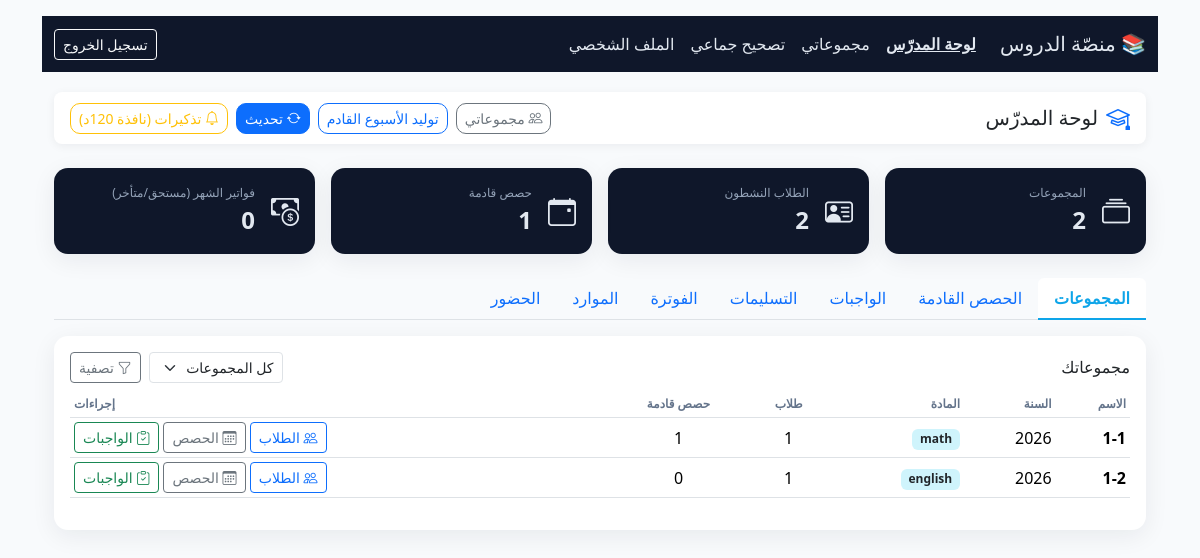
The page /dashboard/ (signed in) on the database its author committed.
### core/models.py (models this page shows, shortened)
class Group(models.Model):
    class Grade(models.TextChoices):
        G1 = "G1", _("الصف 1 الابتدائي")
        G2 = "G2", _("الصف 2 الابتدائي")
        G3 = "G3", _("الصف 3 الابتدائي  ")
        G4 = "G4", _("الصف 4 الابتدائي")
        G5 = "G5", _("الصف 5 الابتدائي")
        G6 = "G6",_("الصف 1 الاعدادي")
        G7 = "G7", _("الصف 2 الاعدادي")
        G8 = "G8", _("الصف 3 الاعدادي")
        G9 = "G9", _("الصف 1 الثانوي")
        G10 = "G10",_("الصف 2 الثانوي")
        G11 = "G11", _("الصف 3 الثانوي")
        OTHER = "OTHER", _("أخرى")
    academic_year = models.ForeignKey(
        AcademicYear,
        on_delete=models.CASCADE,
        related_name="groups",
        verbose_name=_("السنة الدراسية"),
    )
    name = models.CharField(_("اسم المجموعة"), max_length=100)
    grade = models.CharField(_("الصف الدراسي"), max_length=10, choices=Grade.choices)
    capacity = models.PositiveIntegerField(_("السعة"), default=30)
    teacher = models.ForeignKey(
        TeacherProfile,
        on_delete=models.PROTECT,
        related_name="teachergroups",
        verbose_name=_("المدرّس"),
    )
    subject = models.ForeignKey(
        Subject,
        on_delete=models.PROTECT,
        null=False,
        blank=False,
        related_name="groupssubject",
        verbose_name=_("المادة (افتراضي)"),
    )
    note = models.TextField(_("ملاحظات"), blank=True)
    class Meta:
        verbose_name = _("مجموعة")
        verbose_name_plural = _("مجموعات")
        unique_together = ("academic_year", "name")

class AcademicYear(models.Model):
    name = models.CharField(_("اسم السنة"), max_length=50)  # مثال: 2025/2026
    start_date = models.DateField(_("تاريخ البداية"))
    end_date = models.DateField(_("تاريخ النهاية"))
    is_active = models.BooleanField(_("مفعّلة؟"), default=True)
    class Meta:
        verbose_name = _("سنة دراسية")
        verbose_name_plural = _("سنوات دراسية")
        unique_together = ("name", "start_date", "end_date")

class Subject(models.Model):
    name = models.CharField(_("اسم المادة"), max_length=100, unique=True)
    is_active = models.BooleanField(_("مفعّلة"), default=True)
    color = models.CharField(
        _("لون اختياري (hex)"), max_length=7, blank=True
    )  # مثل #0ea5e9
    class Meta:
        verbose_name = _("مادة")
        verbose_name_plural = _("مواد")
        ordering = ["name"]

### core/views.py (the view)
    @login_required
    def _wrapped(request, *args, **kwargs):
        teacher = _get_teacher(request.user)
        if not teacher:
            return redirect("/admin/")
        request.teacher = teacher
        return view_func(request, *args, **kwargs)

### core/context_processors.py (called while the page is built)
def user_roles(request):
    u = getattr(request, "user", None)
    return {
        "is_auth": bool(u and u.is_authenticated),
        "is_teacher": bool(u and u.is_authenticated and hasattr(u, "teacherprofile")),
        "is_parent": bool(u and u.is_authenticated and hasattr(u, "parent_profile")),
        "is_student": bool(u and u.is_authenticated and hasattr(u, "student_profile")),
    }

### core/queries.py (called while the page is built)
def attendance_window_q(date_from: date, date_to: date):
    q = Q()
    if date_from:
        q &= Q(session__date__gte=date_from)
    if date_to:
        q &= Q(session__date__lte=date_to)
    return q

def pct(num, den):
    if not den:
        return 0
    return round((num / den) * 100, 2)

### core/templatetags/misc.py (called while the page is built)
@register.filter
def get_item(d, key):
    try:
        return d.get(key)
    except Exception:
        return None

### core/views.py (called while the page is built)
def paginate(request, qs, per_page=10, page_param="page"):
    pg = Paginator(qs, per_page)
    return pg.get_page(request.GET.get(page_param))

def _get_teacher(user):
    try:
        return TeacherProfile.objects.get(user=user)
    except TeacherProfile.DoesNotExist:
        return None

def teacher_required(view_func):
    @login_required
    def _wrapped(request, *args, **kwargs):
        teacher = _get_teacher(request.user)
        if not teacher:
            return redirect("/admin/")
        request.teacher = teacher
        return view_func(request, *args, **kwargs)
    return _wrapped

### core/templates/core/teacher_dashboard.html (shortened to what this page needs)
{% extends "base.html" %}
{% load querystring %}
{% load misc %}
{% block content %}
<!doctype html>
<html lang="ar" dir="rtl">
<head>
<link href="https://cdn.jsdelivr.net/npm/bootstrap@5.3.3/dist/css/bootstrap.rtl.min.css" rel="stylesheet">
<link href="https://cdn.jsdelivr.net/npm/bootstrap-icons@1.11.3/font/bootstrap-icons.css" rel="stylesheet">
</head>
<body class="container py-3">
  <div class="toolbar rounded-3 px-3 py-2 mb-4">
    <div class="d-flex justify-content-between align-items-center">
      <div class="d-flex align-items-center gap-2">
        <i class="bi bi-mortarboard fs-4 text-primary"></i>
        <h1 class="h5 m-0">لوحة المدرّس</h1>
      </div>
      <div class="d-flex gap-2">
        <a class="btn btn-outline-secondary btn-sm" href="{% url 'core:teacher_groups' %}">
          <i class="bi bi-people"></i> مجموعاتي
        </a>
        <form method="post" action="{% url 'core:dashboard_generate_next_week' %}" class="d-inline">
  <button class="btn btn-sm btn-outline-primary"
          onclick="return confirm('تأكيد: توليد حصص الأسبوع القادم؟')">
    توليد الأسبوع القادم
  </button>
</form>
        <a class="btn btn-primary btn-sm" href="{% url 'core:dashboard' %}">
          <i class="bi bi-arrow-repeat"></i> تحديث
        </a>
        <form method="post" action="{% url 'core:dashboard_reminders_window' %}" class="d-inline">
  <button class="btn btn-sm btn-outline-warning" onclick="return confirm('تشغيل تذكيرات لأقرب ساعتين؟')">
    <i class="bi bi-bell"></i> تذكيرات (نافذة 120د)
  </button>
</form>
      </div>
    </div>
  </div>
  <div class="row g-3 mb-4">
    <div class="col-6 col-lg-3">
      <div class="kpi d-flex align-items-center gap-3">
        <i class="bi bi-collection fs-3"></i>
        <div><div class="lbl">المجموعات</div><div class="num">{{ total_groups }}</div></div>
      </div>
    </div>
    <div class="col-6 col-lg-3">
      <div class="kpi d-flex align-items-center gap-3">
        <i class="bi bi-person-vcard fs-3"></i>
        <div><div class="lbl">الطلاب النشطون</div><div class="num">{{ total_students }}</div></div>
      </div>
    </div>
    <div class="col-6 col-lg-3">
      <div class="kpi d-flex align-items-center gap-3">
        <i class="bi bi-calendar-event fs-3"></i>
        <div><div class="lbl">حصص قادمة</div><div class="num">{{ upcoming_count }}</div></div>
      </div>
    </div>
    <div class="col-6 col-lg-3">
      <div class="kpi d-flex align-items-center gap-3">
        <i class="bi bi-cash-coin fs-3"></i>
        <div><div class="lbl">فواتير الشهر (مستحق/متأخر)</div><div class="num">{{ due_invoices }}</div></div>
      </div>
    </div>
  </div>
  <ul class="nav nav-tabs mb-3" role="tablist">
    <li class="nav-item"><button class="nav-link active" data-bs-toggle="tab" data-bs-target="#tab-groups" type="button">المجموعات</button></li>
    <li class="nav-item"><button class="nav-link" data-bs-toggle="tab" data-bs-target="#tab-sessions" type="button">الحصص القادمة</button></li>
    <li class="nav-item"><button class="nav-link" data-bs-toggle="tab" data-bs-target="#tab-assignments" type="button">الواجبات</button></li>
    <li class="nav-item"><button class="nav-link" data-bs-toggle="tab" data-bs-target="#tab-submissions" type="button">التسليمات</button></li>
    <li class="nav-item"><button class="nav-link" data-bs-toggle="tab" data-bs-target="#tab-billing" type="button">الفوترة</button></li>
    <li class="nav-item"><button class="nav-link" data-bs-toggle="tab" data-bs-target="#tab-resources" type="button">الموارد</button></li>
    <li class="nav-item">
  <button class="nav-link" data-bs-toggle="tab" data-bs-target="#tab-attendance" type="button">الحضور</button>
</li>
  </ul>
  <div class="tab-content">
    <div class="tab-pane fade show active" id="tab-groups">
      <div class="card p-3">
        <div class="d-flex justify-content-between align-items-center mb-2">
          <div class="h6 m-0">مجموعاتك</div>
          <form class="d-flex gap-2" method="get">
            <select name="group" class="form-select form-select-sm" style="width:auto">
              <option value="">كل المجموعات</option>
            </select>
            <button class="btn btn-sm btn-outline-secondary"><i class="bi bi-funnel"></i> تصفية</button>
          </form>
        </div>
        {% if groups %}
        <div class="table-responsive">
          <table class="table table-sm align-middle">
            <thead><tr>
              <th>الاسم</th><th>السنة</th><th>المادة</th>
              <th class="text-center">طلاب</th>
              <th class="text-center">حصص قادمة</th>
              <th class="text-end">إجراءات</th>
            </tr></thead>
            <tbody>
              {% for g in groups %}
              <tr>
                <td class="fw-semibold">{{ g.name }}</td>
                <td>{% if g.academic_year %}{{ g.academic_year.name }}{% else %}<span class="text-muted">—</span>{% endif %}</td>
                <td>{% if g.subject %}<span class="badge bg-info-subtle text-dark">{{ g.subject.name }}</span>{% else %}<span class="text-muted">—</span>{% endif %}</td>
                <td class="text-center">{{ enroll_counts|get_item:g.id|default:"0" }}</td>
                <td class="text-center">{{ sess_counts|get_item:g.id|default:"0" }}</td>
                <td class="text-end">
                  <a class="btn btn-sm btn-outline-primary" href="{% url 'core:group_students' g.id %}"><i class="bi bi-people"></i> الطلاب</a>
                  <a class="btn btn-sm btn-outline-secondary" href="{% url 'core:sessions_list' g.id %}"><i class="bi bi-calendar3"></i> الحصص</a>
                  <a class="btn btn-sm btn-outline-success" href="{% url 'core:assignments_list' g.id %}"><i class="bi bi-clipboard-check"></i> الواجبات</a>
                </td>
              </tr>
              {% endfor %}
            </tbody>
          </table>
        </div>
        {% else %}
          <div class="empty"><i class="bi bi-inboxes fs-3 d-block mb-2"></i> لا توجد مجموعات.</div>
        {% endif %}
      </div>
    </div>
  </div>
</body></html>
{% endblock %}

### core/templates/base.html (style rules this page uses)
body { background:#f8fafc }

### core/templates/core/teacher_dashboard.html (style rules this page uses)
:root { --bg-dark:#0f172a; --text-light:#e2e8f0; --muted:#94a3b8; --card-radius:14px; --shadow:0 6px 24px rgba(15,23,42,.07); }
body { background:#f8fafc }
.toolbar { position:sticky; top:0; z-index:1030; background:#fff; box-shadow:0 2px 10px rgba(15,23,42,.06) }
.toolbar .btn { border-radius:10px }
.kpi { border-radius:var(--card-radius); background:var(--bg-dark); color:var(--text-light); padding:16px; box-shadow:var(--shadow) }
.kpi .num { font-size:24px; font-weight:800 }
.kpi .lbl { font-size:12px; color:var(--muted) }
.card { border-radius:var(--card-radius); box-shadow:var(--shadow); border:0 }
.nav-tabs .nav-link { border:0; border-bottom:2px solid transparent }
.nav-tabs .nav-link.active { border-bottom-color:#0ea5e9; color:#0ea5e9; font-weight:700 }
.table>thead th { color:#64748b; font-weight:600; font-size:12px; text-transform:uppercase }
.table td, .table th { vertical-align:middle }

### rows shown on the page
Group: name "1-1", academic_year.name "2026", subject.name "math", id "1"
Group: name "1-2", academic_year.name "2026", subject.name "english", id "1", id "0"

### other values the page prints
{{ total_groups }} "2"
{{ total_students }} "2"
{{ upcoming_count }} "1"
{{ due_invoices }} "0"
